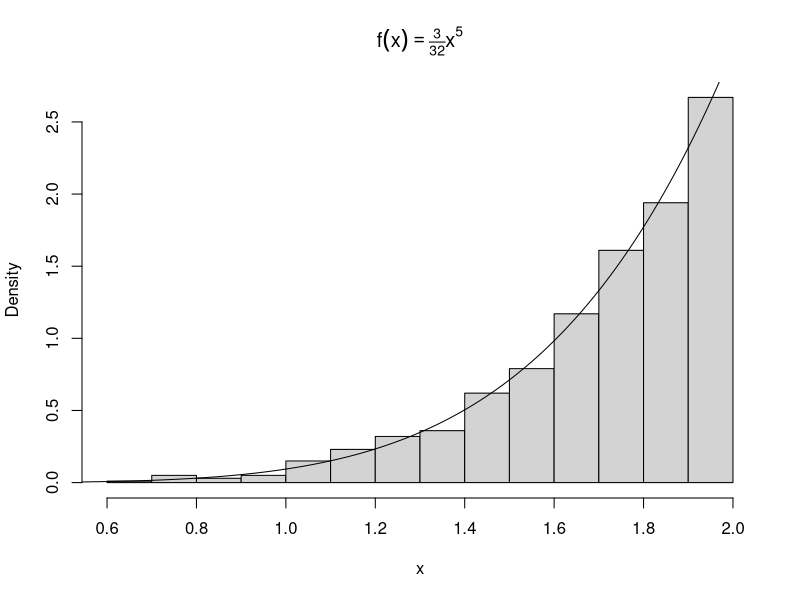
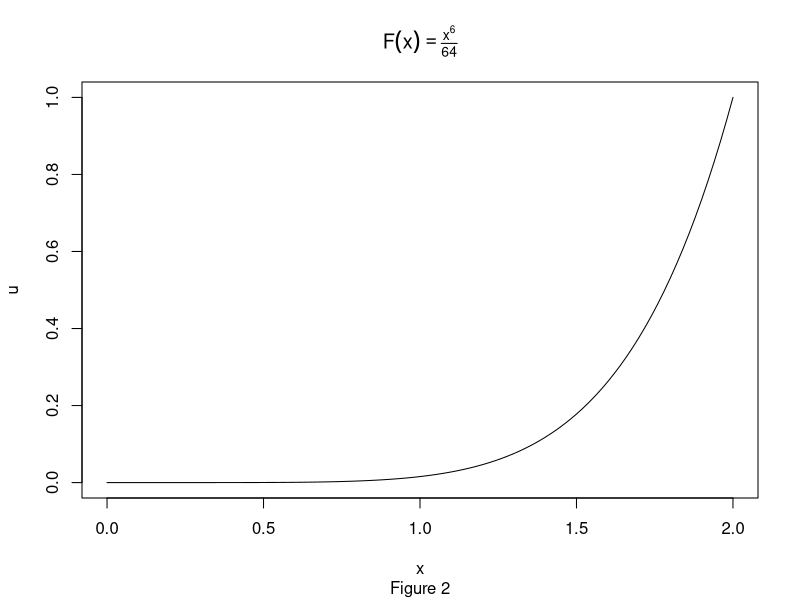
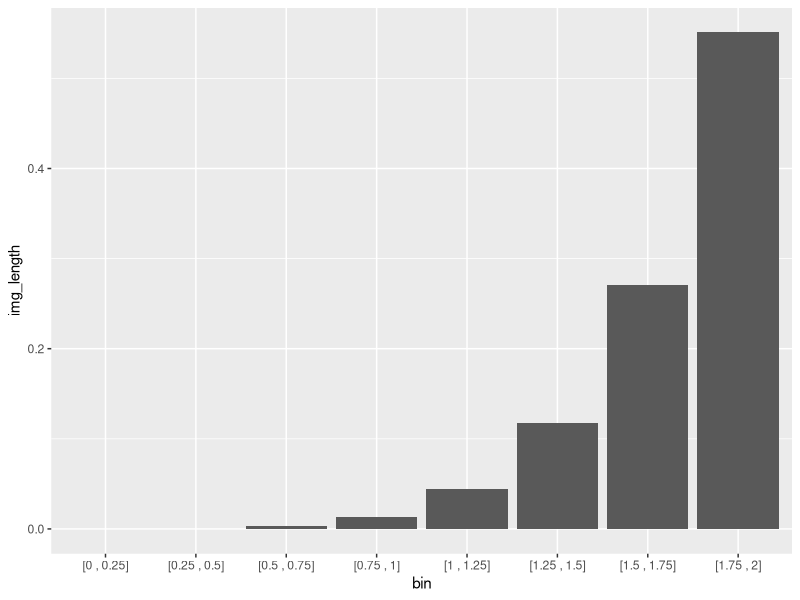
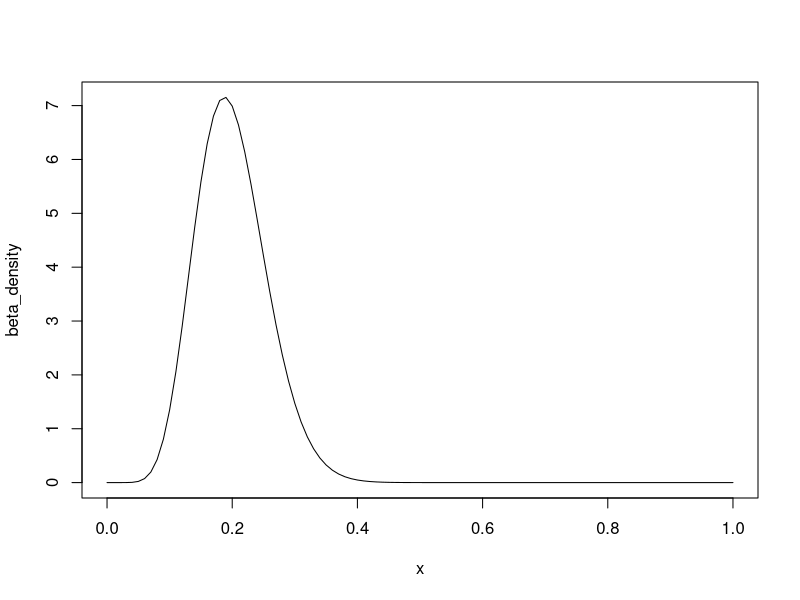
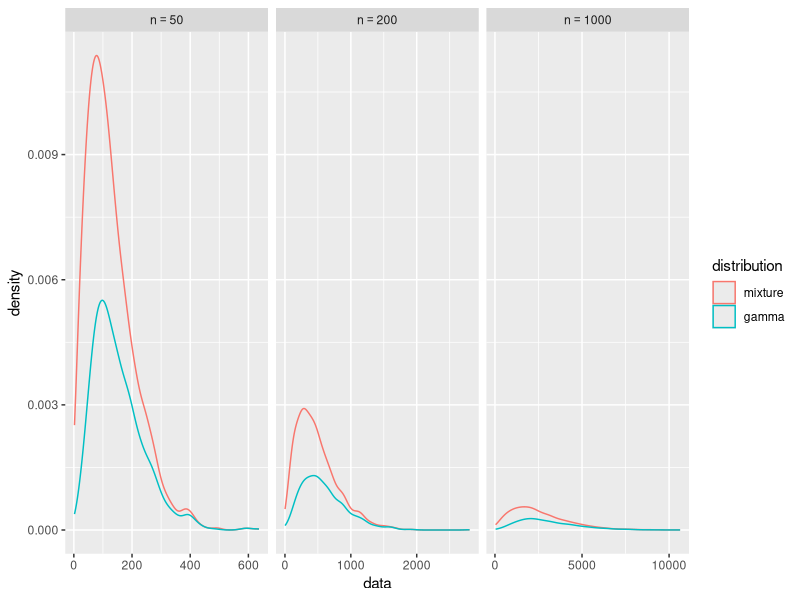
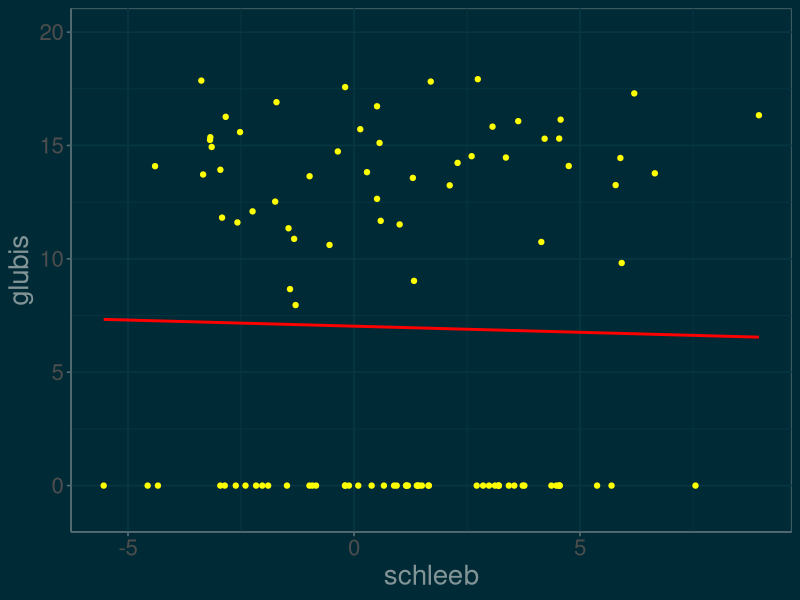
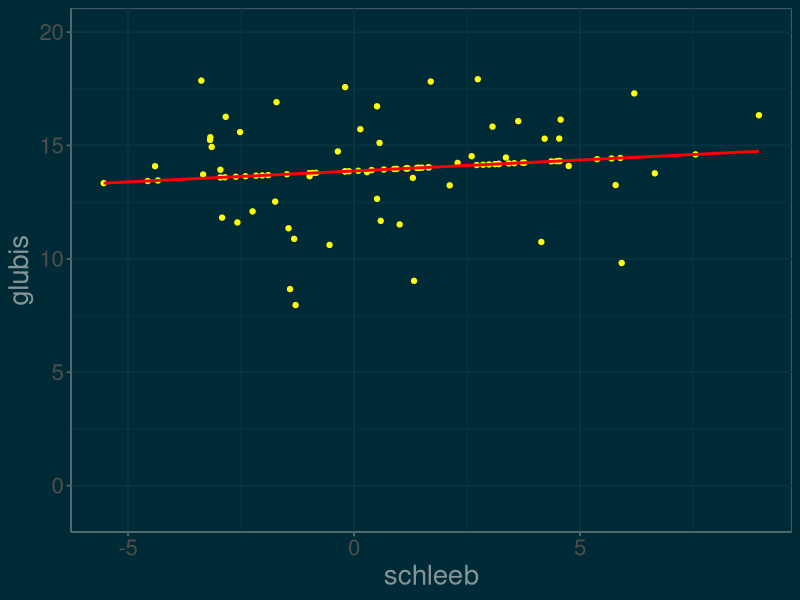
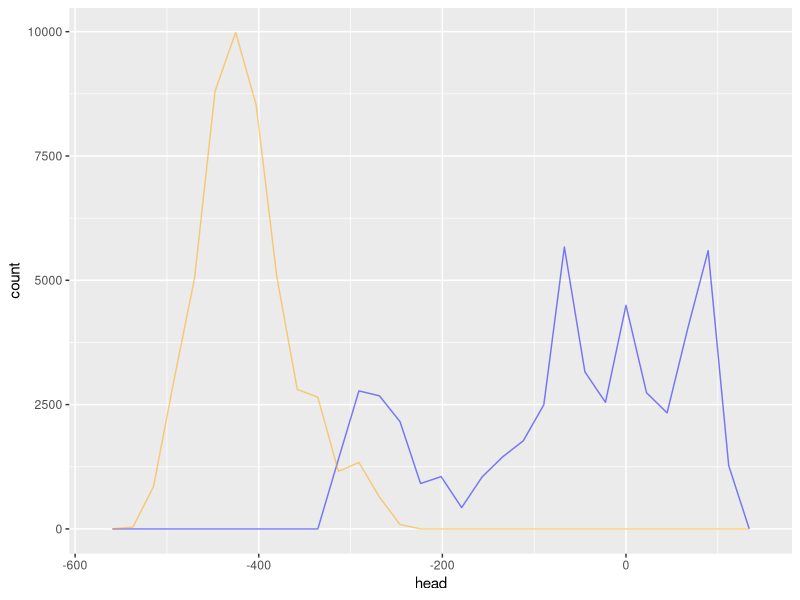

Reproduce these figures in R, in order.
## ---- chunk 1
knitr::opts_chunk$set(cache=TRUE)
library(tidyverse)
library(stringr)
library(gridExtra)
## ---- chunk 2
n <- 1000
u <- runif(n)
x <- 2*u^(1/6)
hist(x, probability = TRUE, main = expression(f(x)==textstyle(frac(3,32))*x^5))
y <- seq(0, 2, .01)
lines(y, 3/32 * y^5)
## ---- chunk 3
F <- function(x){x^6 / 64}
plot.function(F, from = 0, to = 2, ylab = "u", main = expression(F(x)==textstyle(frac(x^6,64))), sub = "Figure 2")
## ---- chunk 4
init_points <- seq(0, 1.75, .25)
end_points <- seq(.25, 2, .25)
img_init_points <- round(F(init_points),3)
img_end_points <- round(F(end_points),3)
img_length <- round(img_end_points - img_init_points,3)

as_interval <- function(a, b){
  str_c("[", a, " , ", b, "]")
}

img_table <- tibble(
  bin = as_interval(init_points, end_points),
  image = as_interval(img_init_points, img_end_points),
  img_length = img_length

)

knitr::kable(img_table, caption = "Note infinitesimals truncated to 0")

img_plot <- ggplot(data = img_table, mapping = aes(x = bin, y = img_length)) +
  geom_bar(stat = "identity")
  

## ---- chunk 5
img_plot
## ---- chunk 6
a <- 10
b <- 40
beta_density <- function(x) {
  (1/beta(a,b)) * x^(a-1) * (1-x)^(b-1)
}

plot.function(beta_density, from = 0, to = 1)
## ---- chunk 7
beta_mode <- function(a,b){
  (a-1)/(a+b-2)
}
my_x <- beta_mode(a,b)
my_c <- beta_density(my_x) 

## ---- chunk 8
n <- 1000  #target sample size
k <- 0     #counter for accepted
j <- 0     #iterations
y <- numeric(n)
acceptance_ratio <- function(x){beta_density(x)/my_c}

while(k < n){
  acceptance_threshold <- runif(1)
  j <- j + 1
  x <- runif(1)    #random variate from g
  if(acceptance_ratio(x) > acceptance_threshold){
    #accept x
    k <- k + 1
    y[k] <-  x
  }
}
## ---- chunk 9
library(stringr)
#compare empirical and theoretical percentiles
p <- seq(.1, .9, .1)
Qsim <- quantile(y, p) #quantiles of sample
Q <- qbeta(p, a, b)    #theoretical quantiles
percentiles <- str_c(as.character(seq(10,90,10)),"%")
my_table <- rbind(Qsim, Q)
names(my_table) <- percentiles
knitr::kable(my_table, caption = "Pariwise comparison of empirical and theorectical quantile")

## ---- chunk 10
library(tidyverse)
n <- 1000
nu <- 6
X <- matrix(rnorm(n*nu), n, nu)^2
y <- rowSums(X)

comp <- data.frame(
theoretical = c(nu, 2*nu),
empirical = c(mean(y), mean(y^2) - (mean(y))^2),
row.names = c("mean", "variance")
)

knitr::kable(comp)


## ---- chunk 11
library(tidyverse)

N <- 1000 # sample size
n <- 50
r <- 3
gamma_mixture <- function(n = 50, r = 3, N = 1000){
  # n is the number of variables we are mixing
  # N is the sample size we a generating 
  index <- 1:n
  weights <- index/((n*(n+1))/2)
  index_sample <- sample(index, size = N, replace = TRUE, prob = weights)
  lambda <- 1/index_sample
  mixture_sample <- rgamma(N, shape = r, rate = lambda)
  mixture_sample
}

sizes <- c(50, 200, 1000)

sizes %>%
  map(function(x) gamma_mixture(n = x)) ->
  mixture_list

sizes %>%
  map(function(x) rgamma(N, shape = r, rate = 1/x)) -> 
  gamma_list

df <- tibble(
  data = c(mixture_list, gamma_list),
  n_size = rep(sizes, times = 2),
  distribution = factor(rep(c("mixture", "gamma"), each = 3), levels = c("mixture", "gamma"))
)

library(magrittr)
library(scales)
df %<>% unnest()

ggplot(data = df, aes(x = data)) +
  geom_density(position = "stack", aes(color = distribution)) +
  scale_x_continuous(breaks = scales::pretty_breaks(n = 3)) +
  facet_grid(. ~n_size, scales = "free",  labeller = label_bquote(cols = n == .(n_size)))

## ---- chunk 12
m <- 10000
x <- runif(m)
theta.hat <- round(mean(exp(-x)),6)
soln <- round(1-exp(-1),6)
st_err <- format((1/m)*(sum(exp(-x)-theta.hat)^2)^(1/2), digits = 3)

## ---- chunk 13
m <- 10^5
sample <- rexp(m, rate = 1)
h <- function(x){
  sin(x^2)*exp(-x^2 + x)
}
estimate <- sum(h(sample))/m


## ---- chunk 14
library(ggthemes)
library(MASS)

set.seed(3)
n <- 100     #sample size
d <- 2       #dimension
mu <- c(1,14) #vector of means
SIGMA <- matrix(c(12,3,3,6), ncol = 2, byrow = TRUE)

slime_data <- data.frame(mvrnorm(n, mu, Sigma = SIGMA))

names(slime_data) = c("schleeb", "glubis")

lost_data <- sample(1:n, size = n/2)

slime_data[lost_data, 2] <- 0 #Set the lost data values to 0


slime_plot <- ggplot(slime_data, aes(schleeb, glubis)) + 
  geom_point(color = "yellow") + 
  theme_solarized(light = FALSE) + 
  theme(text = element_text(size=20, color = "green")) +
  stat_smooth(method = "lm", color = "red", se = FALSE) + 
  coord_cartesian(ylim = c(-1,20))


## ---- chunk 15
slime_plot
## ---- chunk 16
#construct a function that computes MLE's
theta_hat_estimator <- function(schleeb = slime_data$schleeb, glubis = slime_data$glubis){
mu_1 <- mean(schleeb)
mu_2 <- mean(glubis)
sigma_1 <- sd(schleeb)
sigma_2 <- sd(glubis)
rho <- cor(schleeb,glubis)
return(c(mu_1, mu_2, sigma_1, sigma_2, rho))
}
## ---- chunk 17
#construct a function to update the slime data from slime_j -> slime_j+1
impute_glubis <- function(x_1, mu_1, mu_2, sigma_1, sigma_2, rho){
  mu_2 + rho*(sigma_2/sigma_1) * (x_1 - mu_1)
}

## ---- chunk 18
#Run the EM algorithm
epsilon <- .000005 # convergence threshold

theta_hat_0 <- rep(0,5)  #initialize temp variable
theta_hat_1 <- theta_hat_estimator(slime_data$schleeb, slime_data$glubis)
var_path <- c(0,theta_hat_1)
step = 1

condition <- function(){
  #convergence condition
  sqrt(sum((theta_hat_1 - theta_hat_0)^2)) > epsilon
}

while(condition()) {
  #EM algorithm
 
    slime_data[lost_data, 2] <- impute_glubis(slime_data[lost_data, 1], theta_hat_1[1], theta_hat_1[2], theta_hat_1[3], theta_hat_1[4], theta_hat_1[5])
  
  theta_hat_0 = theta_hat_1
  
  theta_hat_1 = theta_hat_estimator(slime_data$schleeb, slime_data$glubis)
  
  var_path = rbind(var_path, c(step, theta_hat_1))
  
  step = step + 1
}

knitr::kable(var_path, booktabs = F, align = c("c"), 
             col.names =  c("step", "$\\mu_1$", "$\\mu_2$", "$\\sigma_1$", "$\\sigma_2$", "$\\rho$")
             )
## ---- chunk 19
slime_plot %+% slime_data
## ---- chunk 20
t <- 10^5
rho <- 1
markov_chain <- numeric(t)
markov_chain[1] = rnorm(1)
for(i in 2:t){
  markov_chain[i] <- rnorm(n = 1, mean = markov_chain[i-1] * rho, sd = 1 )
}



mc_frame <- data.frame(head = markov_chain[1:(10^5/2)],
                       tail = markov_chain[(10^5/2+1):10^5])

ggplot(data = mc_frame) +
  geom_freqpoly(aes(x = head), col = "blue",  alpha = .5) + 
  geom_freqpoly(aes(x = tail), col = "orange", alpha = .5) 
## ---- chunk 21
t <- 10^5
rho <- .9
markov_chain <- numeric(t)
markov_chain[1] = rnorm(1)
for(i in 2:t){
  markov_chain[i] <- rnorm(n = 1, mean = markov_chain[i-1] * rho, sd = 1 )
}

stationary_distribution <-  rnorm(n = t, mean = 0, sd = sqrt(1/(1-rho^2)))

mc_frame <- data.frame(mc = markov_chain,
                       s_dis = stationary_distribution)

ggplot(data = mc_frame) +
  geom_freqpoly(aes(x = mc), col = "blue",  alpha = .5) + 
  geom_freqpoly(aes(x = s_dis), col = "orange", alpha = .5) 
## ---- chunk 22
library(mvtnorm)

N <- 10^5

chain <- matrix(rep(0,N*2), nrow = N)

#initialize X_0
chain[1,] <- c(2,2)

#acceptance function
f <- function(x){ dmvnorm(x)}


acceptance <- function(y, x){
  min(f(y)/f(x) , 1)
}

#generates candidate move
biv_rnorm <- function(){
  rnorm(n = 2, sd = 3)
}

#sample the chain
for(t in 1:(N-1)){

X_t <- chain[t,]

Y <- X_t + 2 * biv_rnorm()

alpha <- acceptance(Y, X_t)

u <- runif(n = 1)


if(u < alpha){
  chain[t+1,] <- Y
}
else{
  chain[t+1,] <- X_t
}


}

hist(chain[,1])
hist(chain[,2])

## ---- chunk 23
g47=rgamma(5000,4,7)
u=runif(5000,max=dgamma(g47,4,7))
x=g47[u<dgamma(g47,4.3,6.2)]
par(mfrow=c(1,3),mar=c(4,4,1,1))
hist(x,freq=FALSE,xlab="",ylab="",col="wheat2",
main="a: Accept-Rej with Ga(4.7) prop")
curve(dgamma(x,4.3,6.2),lwd=2,col="sienna",add=T)

a <- length(x)/5000

X=rep(0,5000)
X[1]=rgamma(1,4.3,6.2)
for (t in 2:5000){
rho=(dgamma(X[t-1],4,7)*dgamma(g47[t],4.3,6.2))/
(dgamma(g47[t],4,7)*dgamma(X[t-1],4.3,6.2))
X[t]=X[t-1]+(g47[t]-X[t-1])*(runif(1)<rho) #move to g47[t] if it is accepted, otherwise stay
}
hist(X,freq=FALSE,xlab="",ylab="",col="wheat2",
main="b: Met-Hast with Ga(4,7) prop")
curve(dgamma(x,4.3,6.2),lwd=2,col="sienna",add=T)

b <- length(unique(X))/5000

g56=rgamma(5000,5,6)
X[1]=rgamma(1,4.3,6.2)
for (t in 2:5000){
rho=(dgamma(X[t-1],5,6)*dgamma(g56[t],4.3,6.2))/
(dgamma(g56[t],5,6)*dgamma(X[t-1],4.3,6.2))
X[t]=X[t-1]+(g56[t]-X[t-1])*(runif(1)<rho)
}
c <- length(unique(X))/5000
hist(X,freq=FALSE,xlab="",ylab="",col="wheat2",
main="c: Met-Hast with Ga(5,6) prop")
curve(dgamma(x,4.3,6.2),lwd=2,col="sienna",add=T)


## ---- chunk 24
N <- 10^3
sim <- matrix(rep(0,3*N),ncol=3)

#Initialize first state
sim[1, ] <- c(1,.5,2) #x, p, n

#Run Gibb's Sampler
for(i in 2:N){
  sim[i,1] <- rbinom(1,sim[i-1,3],sim[i-1,2])
  sim[i,2] <- rbeta(1,sim[i,1]+1,sim[i-1,3]-sim[i,1]+1)
  sim[i,3] <- rpois(1,4*(1-sim[i,2]))+sim[i,1] 
}

#plot marginal distributions
gibbs_sample <- data.frame(x = sim[, 1],
                           p = sim[, 2],
                           n = sim[, 3])


marginals <- list(NULL, NULL, NULL)

chart <- function(var){
  ggplot(data = gibbs_sample, aes_(x = var)) + geom_histogram(color = "violet")
}

#note: the input to chart is a name, not a string
for(i in 1:3){
  marginals[[i]] <-  chart(as.name(names(gibbs_sample)[i]))
}

grid.arrange(marginals[[1]], marginals[[2]], marginals[[3]], ncol = 3, top = "Marginal Distributions")

